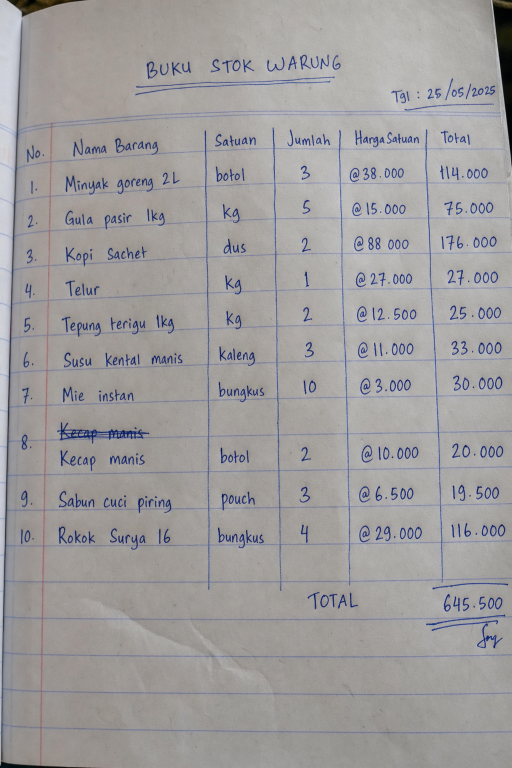
#> input picture docs/vision-test-samples/test-receipt-1-neat.png, 1024 x 1536 px (shown at 1/2 size)
$ python vision-make-samples.py
#> lines starting #> are read from the running program, lines starting #| are printed output that depends on the picture
"""Generate the expanded vision sample set (roadmap M1-T2) with exact ground truth.

    cd backend && ./.venv/Scripts/python.exe ../scripts/vision-make-samples.py

Writes docs/vision-test-samples/generated/*.jpg and docs/vision-test-samples/manifest.json.
The manifest is the single source of truth for scoring (scripts/vision-baseline.py):
every entry carries category, provenance, the item list, the total, and whether the
document shows unit prices / units — so "the model invented a unit price" is measurable.

EVERYTHING produced here is GENERATED, and says so in its manifest `provenance`:
  * thermal_printed   — rendered receipts in a monospace font, with print defects
  * handwritten_font  — rendered with Windows handwriting-style fonts (Segoe Print,
                        Segoe Script, Ink Free, Bradley Hand). Not human handwriting.
  * blurred / angled  — Gaussian blur / perspective warp of the three Phase-14
                        AI-generated photos and of renders above
  * unreadable_control — a receipt blurred and noised past legibility; the only
                        correct answer is "ask" (gate triggered) or "no items"

Deterministic: seeded RNG, so re-running reproduces byte-identical inputs.
"""
from __future__ import annotations

import json
import random
from pathlib import Path

import numpy as np
from PIL import Image, ImageDraw, ImageFilter, ImageFont

REPO = Path(__file__).resolve().parent.parent
SAMPLES = REPO / "docs" / "vision-test-samples"
OUT = SAMPLES / "generated"
MANIFEST = SAMPLES / "manifest.json"
FONTS = Path("C:/Windows/Fonts")

rng = random.Random(20260903)


def rp(n: int) -> str:
    """12500 -> '12.500' (Indonesian thousands separator)."""
    return f"{n:,}".replace(",", ".")


# ── datasets (exact truth) ──────────────────────────────────────────────────

def items(rows):
    out = []
    for name, qty, unit, unit_price in rows:
        out.append({
            "name": name, "qty": qty, "unit": unit,
            "unit_price": unit_price, "line_total": round(qty * unit_price),
        })
    return out


THERMAL_A = {
    "store": "TOKO SUMBER REJEKI", "addr": "Jl. Melati No. 12, Depok", "date": "2026-08-14 09:41",
    "no": "TRX-000871",
    "items": items([
        ("Indomie Goreng", 5, "pcs", 3500),
        ("Aqua 600ml", 12, "pcs", 3000),
        ("Kopi Kapal Api", 10, "pcs", 1500),
        ("Gula Pasir 1kg", 2, "pcs", 17000),
        ("Minyak Goreng 2L", 1, "pcs", 36000),
        ("Telur 1kg", 2, "pcs", 28000),
        ("Sabun Lifebuoy", 3, "pcs", 4500),
        ("Rokok Sampoerna", 2, "pcs", 32000),
    ]),
}
THERMAL_B = {
    "store": "GROSIR BAROKAH", "addr": "Pasar Anyar Blok C-4, Bogor", "date": "2026-08-20 15:07",
    "no": "TRX-014220",
    "items": items([
        ("Beras 5kg", 1, "pcs", 72000),
        ("Susu UHT 1L", 4, "pcs", 18000),
        ("Teh Celup Sariwangi", 2, "pcs", 7500),
        ("Kecap Bango 600ml", 1, "pcs", 24000),
        ("Mie Sedaap", 10, "pcs", 3200),
        ("Gas 3kg", 1, "pcs", 22000),
    ]),
}
# Handwritten with a unit column and a unit-price column (like the neat original)
HAND_C = {
    "title": "Belanja pasar", "date": "12/8/26",
    "shows_unit_price": True, "shows_unit": True,
    "items": items([
        ("Beras", 10, "kg", 14000),
        ("Minyak goreng", 3, "liter", 19000),
        ("Gula", 2, "kg", 16000),
        ("Telur", 1, "kg", 28000),
        ("Bawang merah", 1, "kg", 35000),
        ("Cabai rawit", 0.5, "kg", 60000),
        ("Tahu", 10, "pcs", 1000),
    ]),
}
# Handwritten line totals only: no units, no unit prices (like the glare original)
HAND_D = {
    "title": "Nota warung bu Sri", "date": "3/9/26",
    "shows_unit_price": False, "shows_unit": False,
    "items": [
        {"name": "Kopi sachet", "qty": 2, "unit": "", "unit_price": 0, "line_total": 20000},
        {"name": "Teh celup", "qty": 1, "unit": "", "unit_price": 0, "line_total": 6500},
        {"name": "Mie instan", "qty": 3, "unit": "", "unit_price": 0, "line_total": 9000},
        {"name": "Minyak goreng", "qty": 1, "unit": "", "unit_price": 0, "line_total": 18000},
        {"name": "Sabun cuci", "qty": 2, "unit": "", "unit_price": 0, "line_total": 9000},
        {"name": "Gas 3kg", "qty": 1, "unit": "", "unit_price": 0, "line_total": 22000},
    ],
}

# Ground truth for the three Phase-14 originals (transcribed in docs/vision-results.md)
ORIG_NEAT = items([
    ("Minyak goreng 2L", 3, "botol", 38000), ("Gula pasir 1kg", 5, "kg", 15000),
    ("Kopi Sachet", 2, "dus", 88000), ("Telur", 1, "kg", 27000),
    ("Tepung terigu 1kg", 2, "kg", 12500), ("Susu kental manis", 3, "kaleng", 11000),
    ("Mie instan", 10, "bungkus", 3000), ("Kecap manis", 2, "botol", 10000),
    ("Sabun cuci piring", 3, "pouch", 6500), ("Rokok Surya 16", 4, "bungkus", 29000),
])
ORIG_MESSY = [
    {"name": "RB beras", "qty": 2, "unit": "", "unit_price": 0, "line_total": 28000},
    {"name": "gula psr", "qty": 0.25, "unit": "", "unit_price": 0, "line_total": 4500},
    {"name": "teh celup", "qty": 1, "unit": "", "unit_price": 0, "line_total": 11000},
    {"name": "indomie", "qty": 2, "unit": "", "unit_price": 0, "line_total": 6500},
    {"name": "minyak goring", "qty": 1, "unit": "", "unit_price": 0, "line_total": 14000},
    {"name": "kecap BH", "qty": 1, "unit": "", "unit_price": 0, "line_total": 17000},
    {"name": "saos tiram", "qty": 1, "unit": "", "unit_price": 0, "line_total": 6500},
]
ORIG_MEDIUM = [
    {"name": "Beras medium 10kg", "qty": 1, "unit": "", "unit_price": 0, "line_total": 140000},
    {"name": "Minyak goreng 2L", "qty": 2, "unit": "", "unit_price": 0, "line_total": 62000},
    {"name": "Gula pasir 1kg", "qty": 2, "unit": "", "unit_price": 0, "line_total": 28000},
    {"name": "Tepung terigu", "qty": 1, "unit": "", "unit_price": 0, "line_total": 12000},
    {"name": "Telur ayam", "qty": 1, "unit": "tray", "unit_price": 0, "line_total": 27000},
    {"name": "Mie instan", "qty": 10, "unit": "", "unit_price": 0, "line_total": 15000},
    {"name": "Kopi sachet", "qty": 20, "unit": "", "unit_price": 0, "line_total": 18000},
    {"name": "Teh celup", "qty": 1, "unit": "", "unit_price": 0, "line_total": 6000},
    {"name": "Susu kental manis", "qty": 2, "unit": "", "unit_price": 0, "line_total": 13000},
    {"name": "Gas 3kg", "qty": 1, "unit": "", "unit_price": 0, "line_total": 22000},
]


def total(rows) -> int:
    return int(round(sum(r["line_total"] for r in rows)))


# ── renderers ───────────────────────────────────────────────────────────────

def font(name: str, size: int) -> ImageFont.FreeTypeFont:
    return ImageFont.truetype(str(FONTS / name), size)


def render_thermal(doc: dict) -> Image.Image:
    f = font("consola.ttf", 22)
    fb = font("consolab.ttf", 24)
    w = 600
    lines: list[tuple[str, ImageFont.FreeTypeFont]] = [
        (doc["store"].center(40), fb), (doc["addr"].center(40), f), ("", f),
        (f"{doc['date']}   {doc['no']}", f), ("-" * 40, f),
    ]
    for it in doc["items"]:
        lines.append((it["name"][:24].ljust(24), f))
        lines.append((f"  {it['qty']:>3} x {rp(it['unit_price']):>8}  {rp(it['line_total']):>10}", f))
    lines.append(("-" * 40, f))
    t = total(doc["items"])
    paid = ((t // 50000) + 1) * 50000
    lines.append((f"{'TOTAL':<22}{rp(t):>18}", fb))
    lines.append((f"{'TUNAI':<22}{rp(paid):>18}", f))
    lines.append((f"{'KEMBALI':<22}{rp(paid - t):>18}", f))
    lines.append(("", f)); lines.append(("Terima kasih atas kunjungan Anda".center(40), f))
    h = 40 + 30 * len(lines) + 40
    img = Image.new("RGB", (w, h), (250, 250, 247))
    d = ImageDraw.Draw(img)
    y = 40
    for text, fnt in lines:
        d.text((28, y), text, font=fnt, fill=(38, 38, 38))
        y += 30
    return img


def lined_paper(w: int, h: int) -> Image.Image:
    img = Image.new("RGB", (w, h), (252, 251, 246))
    d = ImageDraw.Draw(img)
    for y in range(140, h, 56):
        d.line([(60, y), (w - 40, y)], fill=(205, 212, 226), width=2)
    d.line([(110, 0), (110, h)], fill=(232, 150, 150), width=2)
    return img


def render_handwritten(doc: dict, font_file: str, size: int = 40) -> Image.Image:
    w = 1240 if doc["shows_unit"] else 1000
    h = 160 + 56 * (len(doc["items"]) + 4)
    img = lined_paper(w, h)
    d = ImageDraw.Draw(img)
    fnt = font(font_file, size)
    ink = (36, 52, 128)
    d.text((130, 60), doc["title"], font=fnt, fill=ink)
    d.text((w - 300, 60), f"tgl {doc['date']}", font=font(font_file, size - 6), fill=ink)
    y = 150
    for it in doc["items"]:
        jitter = rng.randint(-3, 3)
        qty = f"{it['qty']:g}"
        if doc["shows_unit"]:
            d.text((130, y + jitter), it["name"], font=fnt, fill=ink)
            d.text((500, y + jitter), f"{qty} {it['unit']}", font=fnt, fill=ink)
            d.text((700, y + jitter), f"@{rp(it['unit_price'])}", font=fnt, fill=ink)
            d.text((1000, y + jitter), rp(it["line_total"]), font=fnt, fill=ink)
        else:
            d.text((130, y + jitter), f"{qty}  {it['name']}", font=fnt, fill=ink)
            d.text((760, y + jitter), rp(it["line_total"]), font=fnt, fill=ink)
        y += 56
    y += 20
    d.line([(w - 400, y), (w - 40, y)], fill=ink, width=3)
    d.text((w - 400, y + 10), "Total", font=fnt, fill=ink)
    d.text((w - 240, y + 10), rp(total(doc["items"])), font=fnt, fill=ink)
    return img.rotate(rng.uniform(-1.5, 1.5), resample=Image.BICUBIC, expand=False, fillcolor=(252, 251, 246))


# ── defects ─────────────────────────────────────────────────────────────────

def add_noise(img: Image.Image, sigma: float) -> Image.Image:
    arr = np.asarray(img).astype(np.float32)
    noise = np.random.default_rng(rng.randint(0, 2**31)).normal(0, sigma, arr.shape)
    return Image.fromarray(np.clip(arr + noise, 0, 255).astype(np.uint8))


def faded(img: Image.Image) -> Image.Image:
    arr = np.asarray(img).astype(np.float32)
    arr = 255 - (255 - arr) * 0.42  # lift the ink toward the paper
    return Image.fromarray(arr.astype(np.uint8)).filter(ImageFilter.GaussianBlur(0.7))


def lowres(img: Image.Image, factor: float = 0.45) -> Image.Image:
    small = img.resize((int(img.width * factor), int(img.height * factor)), Image.BILINEAR)
    return small.resize(img.size, Image.BILINEAR)


def blurred(img: Image.Image, radius: float) -> Image.Image:
    return img.filter(ImageFilter.GaussianBlur(radius))


def _perspective_coeffs(src, dst):
    matrix = []
    for (x, y), (u, v) in zip(dst, src):
        matrix.append([x, y, 1, 0, 0, 0, -u * x, -u * y])
        matrix.append([0, 0, 0, x, y, 1, -v * x, -v * y])
    a = np.array(matrix, dtype=np.float64)
    b = np.array(src, dtype=np.float64).reshape(8)
    return np.linalg.solve(a, b)


def angled(img: Image.Image, strength: float = 0.18) -> Image.Image:
    """Camera held off-axis: the page is a trapezoid on a dark table."""
    w, h = img.size
    pad = int(w * 0.12)
    canvas = Image.new("RGB", (w + 2 * pad, h + 2 * pad), (68, 48, 34))
    canvas.paste(img, (pad, pad))
    W, H = canvas.size
    dx, dy = strength * W, strength * H * 0.4
    src = [(0, 0), (W, 0), (W, H), (0, H)]
    dst = [(dx, dy), (W - dx * 0.3, 0), (W, H), (dx * 0.6, H - dy)]
    coeffs = _perspective_coeffs(src, dst)
    return canvas.transform(canvas.size, Image.PERSPECTIVE, coeffs, Image.BICUBIC, fillcolor=(68, 48, 34))


def photo_like(img: Image.Image) -> Image.Image:
    """Mild camera noise + slight blur so renders are not pixel-perfect vectors."""
    return add_noise(img.filter(ImageFilter.GaussianBlur(0.4)), 4)


# ── build the set ───────────────────────────────────────────────────────────

def entry(file, category, provenance, rows, *, doc_type, shows_unit_price, shows_unit,
          expect_gate, note="", written_total=None):
    """`written_total` is the figure printed on the document when it differs from the
    sum of its lines — transcription is scored against what is written, and a
    lines-vs-total mismatch is recorded so a sum-check heuristic can be evaluated."""
    computed = total(rows)
    return {
        "file": file, "category": category, "provenance": provenance,
        "doc_type": doc_type, "shows_unit_price": shows_unit_price, "shows_unit": shows_unit,
        "expect_gate": expect_gate,
        "total": written_total if written_total is not None else computed,
        "lines_sum": computed, "items": rows, "note": note,
    }


def main() -> None:
    OUT.mkdir(parents=True, exist_ok=True)
    manifest: list[dict] = []
    ai_photo = "AI-generated photo-realistic stand-in (Phase 14, July 2026)"

    # The three originals
    manifest += [
        entry("test-receipt-1-neat.png", "handwritten_photo", ai_photo, ORIG_NEAT,
              doc_type="stock_ledger", shows_unit_price=True, shows_unit=True, expect_gate=False,
              written_total=645500,
              note="the generated page writes TOTAL 645.500 but its lines sum to 635.500"),
        entry("test-receipt-2-messy.png", "handwritten_photo", ai_photo, ORIG_MESSY,
              doc_type="receipt", shows_unit_price=False, shows_unit=False, expect_gate=True,
              note="RB / ¼ / BH. readings are genuinely ambiguous"),
        entry("test-receipt-3-medium.png", "handwritten_photo", ai_photo, ORIG_MEDIUM,
              doc_type="receipt", shows_unit_price=False, shows_unit=False, expect_gate=None,
              note="one unit written ('tray'); glare band"),
    ]

    def save(img: Image.Image, name: str, quality: int = 88) -> str:
        img.convert("RGB").save(OUT / name, "JPEG", quality=quality)
        return f"generated/{name}"

    thermal_a = render_thermal(THERMAL_A)
#> after the loop in render_thermal, `for text, fnt in lines:`: y = 850
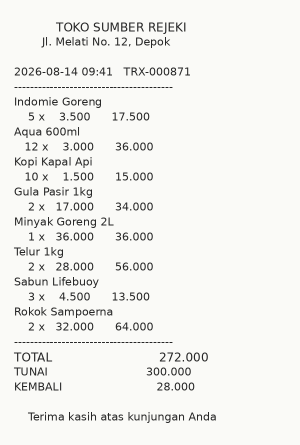
#> thermal_a: PIL image 600x890 RGB (shown at 1/2 size); mean R, G, B 241, 241, 238.2
    thermal_b = render_thermal(THERMAL_B)
    gen = "generated: rendered receipt (Consolas), "
    manifest += [
        entry(save(photo_like(thermal_a), "thermal-1-clean.jpg"), "thermal_printed", gen + "clean",
              THERMAL_A["items"], doc_type="receipt", shows_unit_price=True, shows_unit=False, expect_gate=False),
        entry(save(photo_like(faded(thermal_a)), "thermal-2-faded.jpg"), "thermal_printed", gen + "faded ink",
              THERMAL_A["items"], doc_type="receipt", shows_unit_price=True, shows_unit=False, expect_gate=None),
        entry(save(add_noise(thermal_b.rotate(2.5, resample=Image.BICUBIC, expand=True, fillcolor=(250, 250, 247)), 18),
                   "thermal-3-noisy-rotated.jpg"), "thermal_printed", gen + "sensor noise + 2.5° rotation",
              THERMAL_B["items"], doc_type="receipt", shows_unit_price=True, shows_unit=False, expect_gate=None),
        entry(save(photo_like(lowres(thermal_a)), "thermal-4-lowres.jpg"), "thermal_printed", gen + "low resolution (45%)",
              THERMAL_A["items"], doc_type="receipt", shows_unit_price=True, shows_unit=False, expect_gate=None),
    ]

    hand = "generated: rendered with a handwriting-style font, NOT human handwriting — "
    c_segoe = render_handwritten(HAND_C, "segoepr.ttf")
#> in render_handwritten, `img = lined_paper(w, h)`:
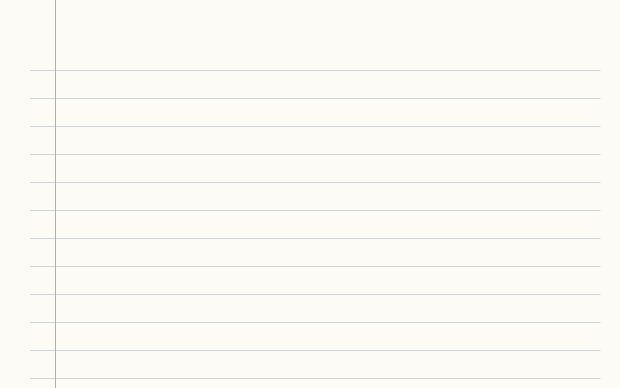
#> img: PIL image 1240x776 RGB (shown at 1/2 size); mean R, G, B 250.6, 249.7, 245.3
#> after the loop in render_handwritten, `for it in doc["items"]:`: y = 542
#> in render_handwritten, `y += 20`: y = 562
    manifest += [
        entry(save(photo_like(c_segoe), "hand-1-segoe-print.jpg"), "handwritten_font", hand + "Segoe Print",
              HAND_C["items"], doc_type="stock_ledger", shows_unit_price=True, shows_unit=True, expect_gate=False),
        entry(save(photo_like(render_handwritten(HAND_C, "Inkfree.ttf", 42)), "hand-2-ink-free.jpg"), "handwritten_font", hand + "Ink Free",
              HAND_C["items"], doc_type="stock_ledger", shows_unit_price=True, shows_unit=True, expect_gate=None),
        entry(save(photo_like(render_handwritten(HAND_D, "segoesc.ttf", 40)), "hand-3-segoe-script.jpg"), "handwritten_font", hand + "Segoe Script",
              HAND_D["items"], doc_type="receipt", shows_unit_price=False, shows_unit=False, expect_gate=None),
        entry(save(photo_like(render_handwritten(HAND_D, "BRADHITC.TTF", 44)), "hand-4-bradley.jpg"), "handwritten_font", hand + "Bradley Hand",
              HAND_D["items"], doc_type="receipt", shows_unit_price=False, shows_unit=False, expect_gate=None),
    ]
#> the loop in render_handwritten (call 2), `for it in doc["items"]:` made 7 passes
#> (jitter, qty, y) on passes 1 to 7: (2, '10', 206), (-2, '3', 262), (2, '2', 318), (-2, '1', 374), (2, '1', 430), (0, '0.5', 486), (-3, '10', 542)
#> call 3 of render_handwritten, with font_file = 'segoesc.ttf', size = 40
#> in render_handwritten (call 3), `img = lined_paper(w, h)`:
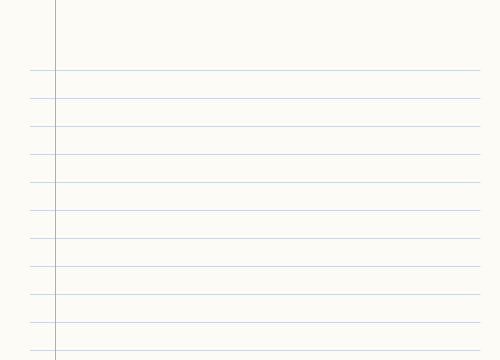
#> img: PIL image 1000x720 RGB (shown at 1/2 size); mean R, G, B 250.7, 249.7, 245.3
#> after the loop in render_handwritten (call 3), `for it in doc["items"]:`: y = 486
#> in render_handwritten (call 3), `y += 20`: y = 506

    neat = Image.open(SAMPLES / "test-receipt-1-neat.png").convert("RGB")
#> neat is the input picture: PIL image 1024x1536 RGB; mean R, G, B 159.7, 157.4, 157.8
    medium = Image.open(SAMPLES / "test-receipt-3-medium.png").convert("RGB")
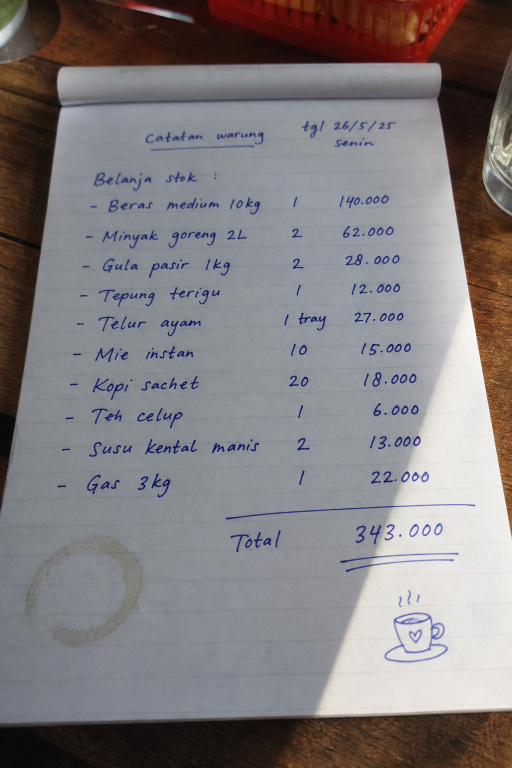
#> input picture docs/vision-test-samples/test-receipt-3-medium.png, 1024 x 1536 px (shown at 1/2 size)
#> medium is the input picture: PIL image 1024x1536 RGB; mean R, G, B 129.6, 125.5, 127.4
    blur_note = "generated: Gaussian blur of "
    manifest += [
        entry(save(blurred(neat, 3.5), "blur-1-neat-r3.5.jpg"), "blurred", blur_note + "test-receipt-1-neat.png (r=3.5)",
              ORIG_NEAT, doc_type="stock_ledger", shows_unit_price=True, shows_unit=True, expect_gate=None, written_total=645500),
        entry(save(blurred(medium, 3.0), "blur-2-medium-r3.jpg"), "blurred", blur_note + "test-receipt-3-medium.png (r=3.0)",
              ORIG_MEDIUM, doc_type="receipt", shows_unit_price=False, shows_unit=False, expect_gate=None),
        entry(save(blurred(photo_like(thermal_a), 2.2), "blur-3-thermal-r2.2.jpg"), "blurred", blur_note + "thermal-1-clean (r=2.2)",
              THERMAL_A["items"], doc_type="receipt", shows_unit_price=True, shows_unit=False, expect_gate=None),
    ]

    ang = "generated: perspective warp of "
    manifest += [
        entry(save(angled(neat), "angle-1-neat.jpg"), "angled", ang + "test-receipt-1-neat.png",
              ORIG_NEAT, doc_type="stock_ledger", shows_unit_price=True, shows_unit=True, expect_gate=None, written_total=645500),
        entry(save(angled(photo_like(thermal_b)), "angle-2-thermal.jpg"), "angled", ang + "a clean render of thermal B",
              THERMAL_B["items"], doc_type="receipt", shows_unit_price=True, shows_unit=False, expect_gate=None),
        entry(save(angled(photo_like(c_segoe), 0.22), "angle-3-hand-segoe.jpg"), "angled", ang + "hand-1-segoe-print",
              HAND_C["items"], doc_type="stock_ledger", shows_unit_price=True, shows_unit=True, expect_gate=None),
    ]
#> in angled, `return canvas.transform(canvas.size, Image.PERSPECTIVE, coeffs, Image...`:
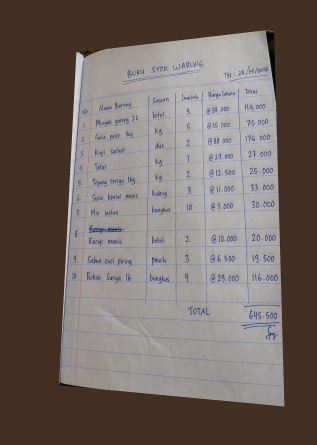
#> returned value: PIL image 1268x1780 RGB (shown at 1/4 size); mean R, G, B 116.5, 105.9, 99.6
#> call 2 of angled, with strength = 0.18
#> in angled (call 2), `w, h = img.size`: w = 600; h = 770
#> in angled (call 2), `pad = int(w * 0.12)`: pad = 72
#> in angled (call 2), `canvas = Image.new("RGB", (w + 2 * pad, h + 2 * pad), (68, 48, 34))`:
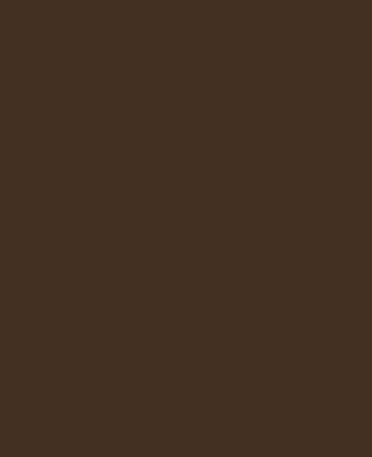
#> canvas: PIL image 744x914 RGB (shown at 1/2 size); mean R, G, B 68, 48, 34
#> in angled (call 2), `return canvas.transform(canvas.size, Image.PERSPECTIVE, coeffs, Image...`:
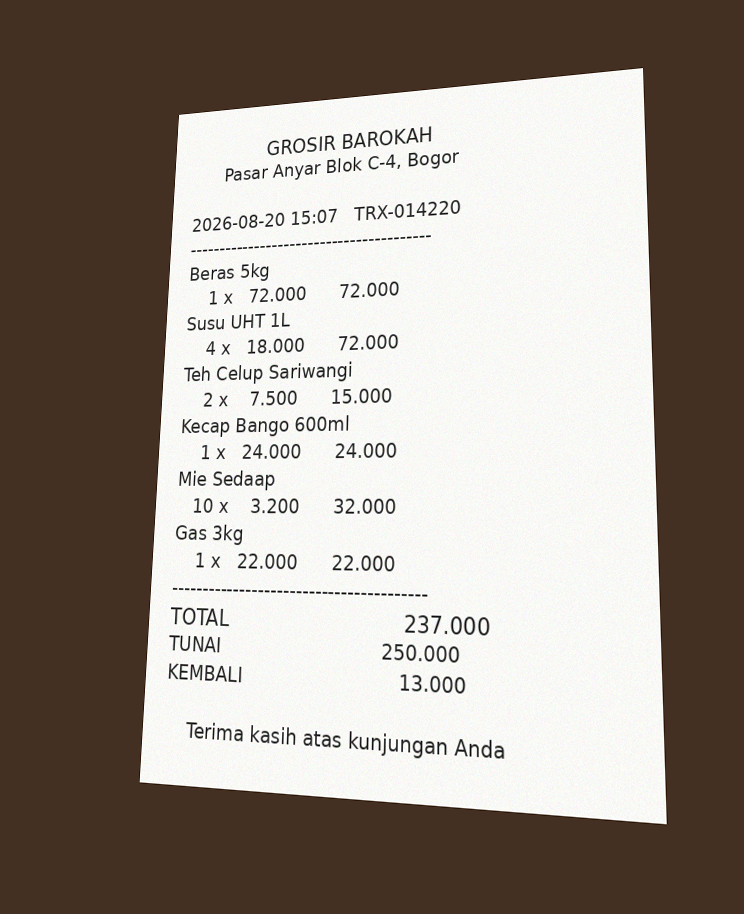
#> returned value: PIL image 744x914 RGB; mean R, G, B 157.5, 147.9, 139.8

    control = add_noise(blurred(thermal_b, 11), 30)
    manifest += [
        entry(save(control, "control-unreadable.jpg"), "unreadable_control",
              "generated: thermal B blurred (r=11) and noised past legibility — deliberately unreadable",
              THERMAL_B["items"], doc_type="receipt", shows_unit_price=True, shows_unit=False, expect_gate=True,
              note="any confident item list here is a fabrication; the only right answers are no items or the gate"),
    ]

    MANIFEST.write_text(json.dumps({"images": manifest}, ensure_ascii=False, indent=2) + "\n", encoding="utf-8")
#> (the run stopped early here; a loop or call above may not have finished)
